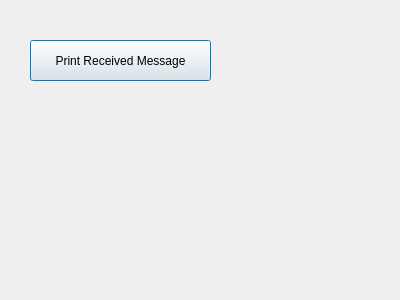
<?xml version="1.0" encoding="UTF-8"?>
<ui version="4.0">
 <class>dialog</class>
 <widget class="QDialog" name="dialog">
  <property name="geometry">
   <rect>
    <x>0</x>
    <y>0</y>
    <width>400</width>
    <height>300</height>
   </rect>
  </property>
  <property name="windowTitle">
   <string>dialog</string>
  </property>
  <widget class="QPushButton" name="pushButton">
   <property name="geometry">
    <rect>
     <x>30</x>
     <y>40</y>
     <width>181</width>
     <height>41</height>
    </rect>
   </property>
   <property name="text">
    <string>Print Received Message</string>
   </property>
  </widget>
  <widget class="QLabel" name="label">
   <property name="geometry">
    <rect>
     <x>40</x>
     <y>110</y>
     <width>201</width>
     <height>17</height>
    </rect>
   </property>
   <property name="text">
    <string/>
   </property>
  </widget>
 </widget>
 <layoutdefault spacing="6" margin="11"/>
 <resources/>
 <connections/>
</ui>
